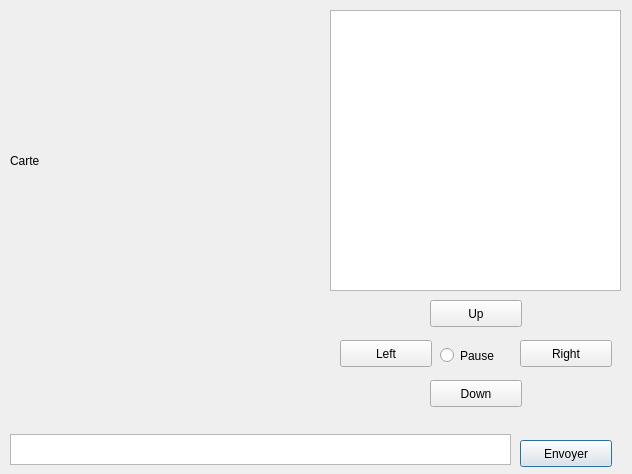
<?xml version="1.0" encoding="UTF-8"?>
<ui version="4.0">
 <class>Dialog</class>
 <widget class="QDialog" name="Dialog">
  <property name="geometry">
   <rect>
    <x>0</x>
    <y>0</y>
    <width>632</width>
    <height>474</height>
   </rect>
  </property>
  <property name="windowTitle">
   <string>Space6</string>
  </property>
  <widget class="QPlainTextEdit" name="plainTextEdit">
   <property name="geometry">
    <rect>
     <x>10</x>
     <y>434</y>
     <width>501</width>
     <height>31</height>
    </rect>
   </property>
  </widget>
  <widget class="QPushButton" name="pushButton">
   <property name="geometry">
    <rect>
     <x>520</x>
     <y>440</y>
     <width>92</width>
     <height>27</height>
    </rect>
   </property>
   <property name="text">
    <string>Envoyer</string>
   </property>
  </widget>
  <widget class="QPushButton" name="pushButton_2">
   <property name="geometry">
    <rect>
     <x>430</x>
     <y>300</y>
     <width>92</width>
     <height>27</height>
    </rect>
   </property>
   <property name="text">
    <string>Up</string>
   </property>
  </widget>
  <widget class="QPushButton" name="pushButton_3">
   <property name="geometry">
    <rect>
     <x>340</x>
     <y>340</y>
     <width>92</width>
     <height>27</height>
    </rect>
   </property>
   <property name="text">
    <string>Left</string>
   </property>
  </widget>
  <widget class="QPushButton" name="pushButton_4">
   <property name="geometry">
    <rect>
     <x>430</x>
     <y>380</y>
     <width>92</width>
     <height>27</height>
    </rect>
   </property>
   <property name="text">
    <string>Down</string>
   </property>
  </widget>
  <widget class="QPushButton" name="pushButton_5">
   <property name="geometry">
    <rect>
     <x>520</x>
     <y>340</y>
     <width>92</width>
     <height>27</height>
    </rect>
   </property>
   <property name="text">
    <string>Right</string>
   </property>
  </widget>
  <widget class="QRadioButton" name="radioButton">
   <property name="geometry">
    <rect>
     <x>440</x>
     <y>340</y>
     <width>71</width>
     <height>31</height>
    </rect>
   </property>
   <property name="text">
    <string>Pause</string>
   </property>
  </widget>
  <widget class="QTextBrowser" name="textBrowser">
   <property name="geometry">
    <rect>
     <x>330</x>
     <y>10</y>
     <width>291</width>
     <height>281</height>
    </rect>
   </property>
  </widget>
  <widget class="QLabel" name="label">
   <property name="geometry">
    <rect>
     <x>10</x>
     <y>10</y>
     <width>301</width>
     <height>301</height>
    </rect>
   </property>
   <property name="text">
    <string>Carte</string>
   </property>
  </widget>
 </widget>
 <resources/>
 <connections/>
</ui>
